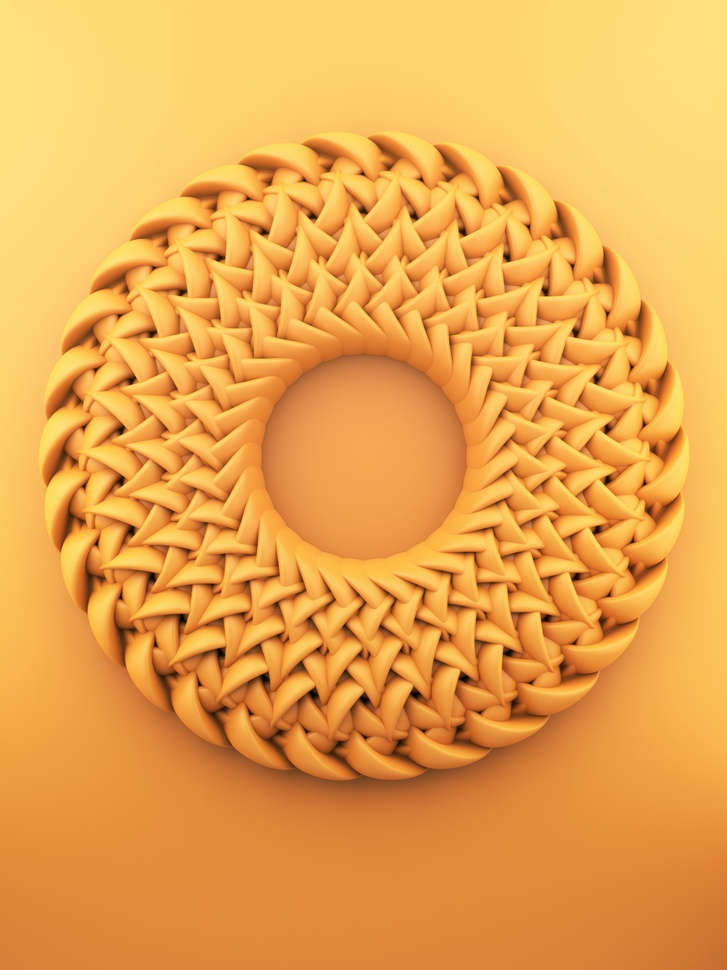
#> input picture DL/OpenCV/Module1/img/img6.jpg, 727 x 970 px, shrunk from 3000 x 4000 before the run, found by its file name
$ python 11.2DHistImg.py
#> lines starting #> are read from the running program, lines starting #| are printed output that depends on the picture
import numpy as np
import cv2 as cv
from matplotlib import pyplot as plt

img = cv.imread('D:/2-bai tap cua dev/PythonAI/AI/DL/OpenCV/Module1/img/img6.jpg')
#> img is the input picture: shape (970, 727, 3); mean B, G, R 77.8, 166.2, 234.5

assert img is not None, "file could not be read, check with os.path.exists()"

hsv = cv.cvtColor(img,cv.COLOR_BGR2HSV)
#> hsv: shape (970, 727, 3); mean H, S, V 17, 172.4, 234.5
hist = cv.calcHist([hsv], [0, 1], None, [180, 256], [0, 180, 0, 256])
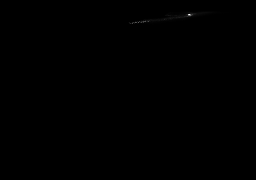
#> hist: shape (180, 256) float32; min 0, max 29077, mean 15.3; drawn with min black and max white

plt.imshow(hist,interpolation = 'nearest')
plt.show()
cv.waitKey(0)
cv.destroyAllWindows()
